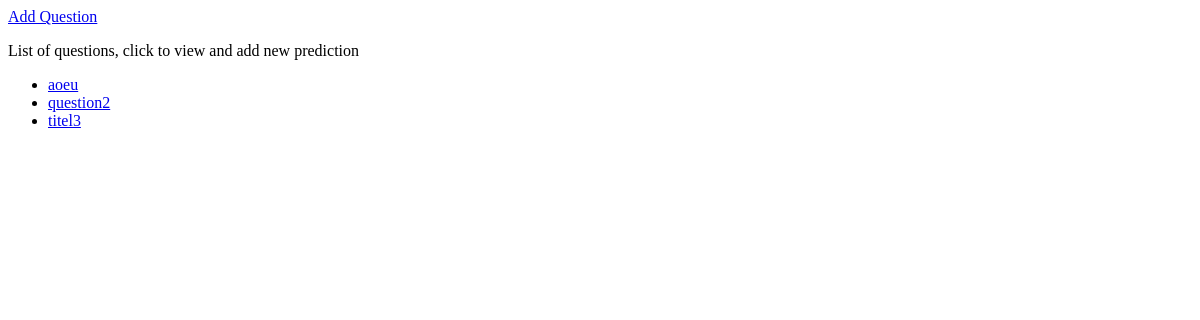
Before: / with the older database file.
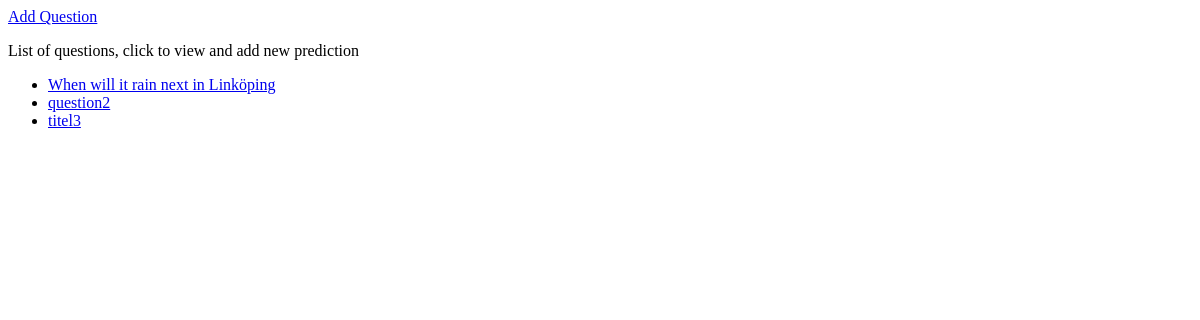
After: the same page with the newer database file.
### metaculus_probability_distribution/models.py (models this page shows, shortened)
class Question(models.Model):
    question_title = models.CharField(max_length=200)
    question_description = models.CharField(max_length=2000)
    pub_date = models.DateTimeField("date published")
    start_date = models.DateTimeField("start date")
    end_date = models.DateTimeField("end date")
    question_open = models.BooleanField(default=True)

### metaculus_probability_distribution/views.py (the view)
# urls.py: path("", views.IndexView.as_view(), name="index"),
class IndexView(GenericListViewQuestion):
    template_name = "metaculus_probability_distribution/index.html"
    model = Question
    context_object_name = "questions"

### metaculus_probability_distribution/templates/metaculus_probability_distribution/index.html
<a href="add_question">Add Question</a>
<p>List of questions, click to view and add new prediction</p>
{% if questions %}
    <ul>
    {% for question in questions %}
        <li><a href="{% url 'detail' question.id %}">{{ question.question_title }}</a></li>
    {% endfor %}
    </ul>
{% else %}
    <p>No questions are available.</p>
{% endif %}

Changed rows visible on the page:
changed Question: question_title "aoeu" → "When will it rain next in Linköping"
